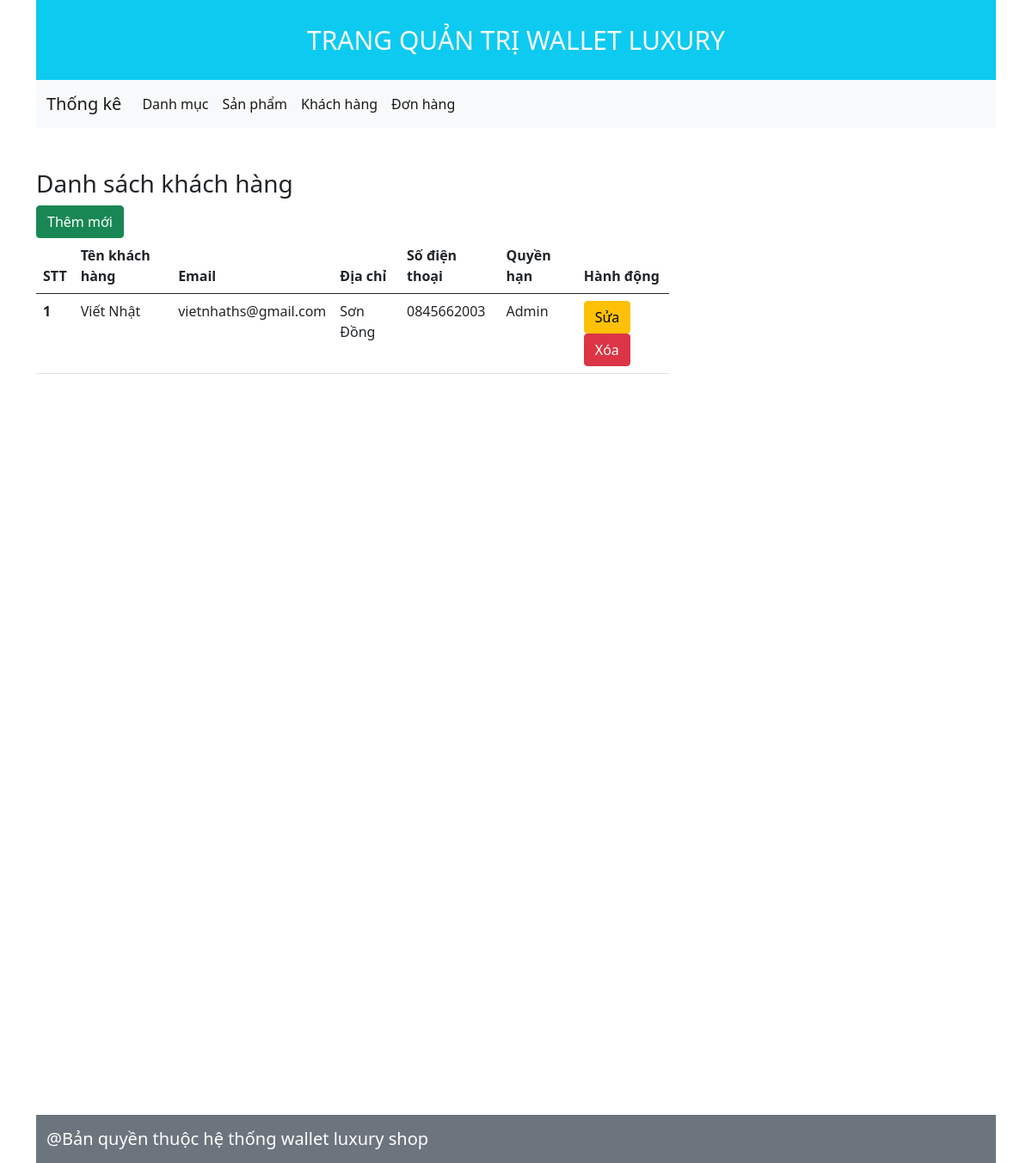
The app's page /admin/index.php?act=dskh with its own data.
### tables this page shows
CREATE TABLE `taikhoan` (
  `id` int(11) NOT NULL,
  `user` varchar(255) NOT NULL,
  `pass` varchar(255) NOT NULL,
  `email` varchar(255) NOT NULL,
  `address` varchar(255) NOT NULL,
  `tel` varchar(10) NOT NULL,
  `role` int(11) NOT NULL
);

### model/pdo.php (called while the page is built, shortened)
<?php
function pdo_get_connection()
{
    $servername = "localhost:3306";
    $username = "root";
    $password = "";
    try {
        $conn = new PDO("mysql:host=$servername;dbname=duanmau", $username, $password);
        $conn->setAttribute(PDO::ATTR_ERRMODE, PDO::ERRMODE_EXCEPTION);
        return $conn;
    } catch (PDOException $e) {
        echo "Connection failed: " . $e->getMessage();
    }
}
function pdo_query($sql)
{
    $sql_args = array_slice(func_get_args(), 1);
    try {
        $conn = pdo_get_connection();
        $stmt = $conn->prepare($sql);
        $stmt->execute($sql_args);
        $rows = $stmt->fetchAll();
        return $rows;
    } catch (PDOException $e) {
        throw $e;
    } finally {
        unset($conn);
    }
}
?>

### model/khachhang.php (called while the page is built, shortened)
<?php
    function loadall_taikhoan(){
        $sql = "SELECT * FROM taikhoan WHERE 1";
        $taikhoan = pdo_query($sql);
        return $taikhoan;
    }
?>

### admin/khachhang/list-khachhang.php (the view, shortened to what this page needs)
<div class="col-md-8">
    <h3>Danh sách khách hàng</h3>
    <a href="?act=addkh" class="btn btn-success">Thêm mới</a>
    <table class="table">
        <thead>
            <tr>
                <th scope="col">STT</th>
                <th scope="col">Tên khách hàng</th>
                <th scope="col">Email</th>
                <th scope="col">Địa chỉ</th>
                <th scope="col">Số điện thoại</th>
                <th scope="col">Quyền hạn</th>
                <th scope="col">Hành động</th>
            </tr>
        </thead>
        <tbody>
            <?php foreach($dskh as $key => $value): ?>
            <tr>
                <th scope="row">
                    <?php echo $key + 1; ?>
                </th>
                <td>
                    <?php echo $value['user']; ?>
                </td>
                <td>
                    <?php echo $value['email']; ?>
                </td>
                <td>
                    <?php echo $value['address']; ?>
                </td>
                <td>
                    <?php echo $value['tel']; ?>
                </td>
                <td>
                    <?php
                        if($value['role'] == "0"){
                            echo "Khách hàng";
                        } else{
                            echo "Admin";
                        }
                    ?>
                </td>
                <td>
                    <a href="?act=editkh&idkh=<?php echo $value['id']; ?>" class="btn btn-warning">Sửa</a>
                    <button class="btn btn-danger" data-bs-id="<?php echo $value['id']; ?>" data-bs-toggle="modal"
                        data-bs-target="#modalDelete">
                        Xóa
                    </button>
                </td>
            </tr>
            <?php endforeach; ?>
        </tbody>
    </table>
</div>

### assets/css/admin.css (style rules this page uses)
* { margin: 0; padding: 0; box-sizing: border-box; }

### records on screen
taikhoan: user "Viết Nhật", email "vietnhaths@gmail.com", address "Sơn Đồng", tel "0845662003", role "Admin"
